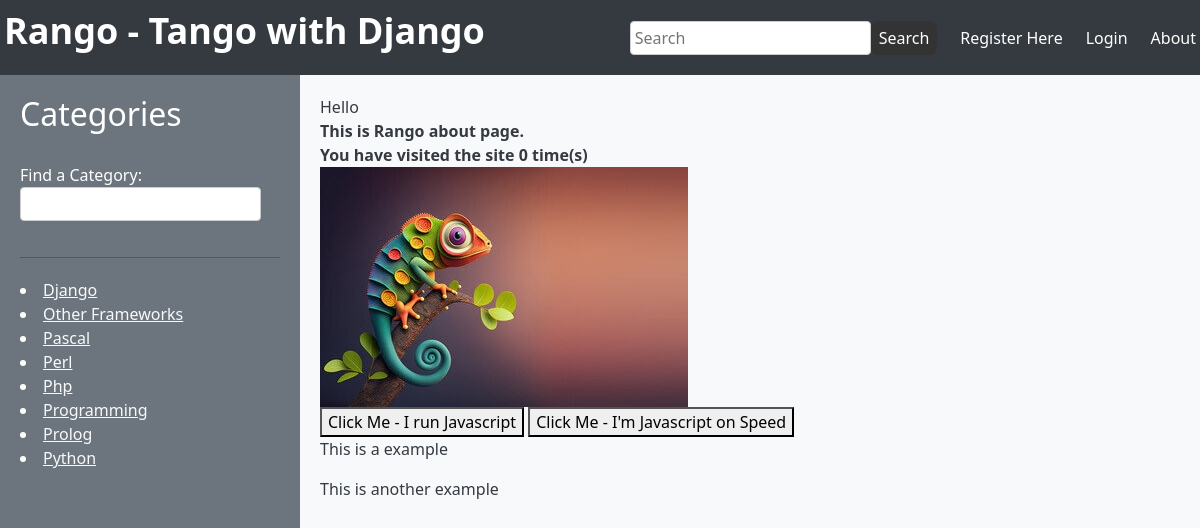
The app's page /rango/about/ with its own data.
### rango/models.py (models this page shows, shortened)
class Category(models.Model):
    name = models.CharField(max_length=128, unique=True)
    likes = models.PositiveIntegerField(default=0)
    views = models.IntegerField(default=0)

### rango/views.py (the view)
# urls.py: path('about/', about, name='about'),
def about(request):
    if request.session.get('visits'):
        count = request.session.get('visits')
    else:
        count = 0
    context = {
        'about': 'This is Rango about page.',
        'visits': count,
    }
    return render(request, 'rango/about.html', context)

### rango/templatetags/rango_extras.py (called while the page is built)
@register.inclusion_tag('rango/cats.html')
def get_category_list(cat=None):
    return {'cats': Category.objects.all().order_by('name'), 'act_cat': cat, 'pages': Page.objects.all().order_by('title')}

### templates/rango/about.html (shortened to what this page needs)
{% extends 'base.html' %}
{% load static %}
{% block body_block %}
<div id="msg">Hello</div>
	<strong>{{ about }}</strong> <br />
	<strong>You have visited the site {{ visits }} time(s)</strong><br />
		<img src="{% static 'about_new.jpg' %}" alt="Picture of chameleon" />
	</body>
	<br>
	<button onClick="alert('You clicked the button using Javascript.');">
		Click Me - I run Javascript
 	</button>
	<button id="about-btn"> Click Me - I'm Javascript on Speed</button>
	<p>This is a example</p>
	<p>This is another example</p>
{% endblock %}

### templates/rango/cats.html (shortened to what this page needs)
    {% if cats %}
    {% for c in cats %}
        {% if c == act_cat %} <li  class="active" > {% else  %} <li>{% endif %}
            <a href="/rango/category/{{c.name}}" class="cat-color">{{ c.name }}</a>
        </li>
    {% endfor %}
{% endif %}

### templates/base.html (style rules this page uses)
body { background-color: #f8f9fa; color: #343a40; margin: 0; }
.cat-color { color: #f8f9fa; }

### records on screen
Category: name "Django"
Category: name "Other Frameworks"
Category: name "Pascal"
Category: name "Perl"
Category: name "Php"
Category: name "Programming"
Category: name "Prolog"
Category: name "Python"

### other values on screen
{{ about }} "This is Rango about page."
{{ visits }} "0"
